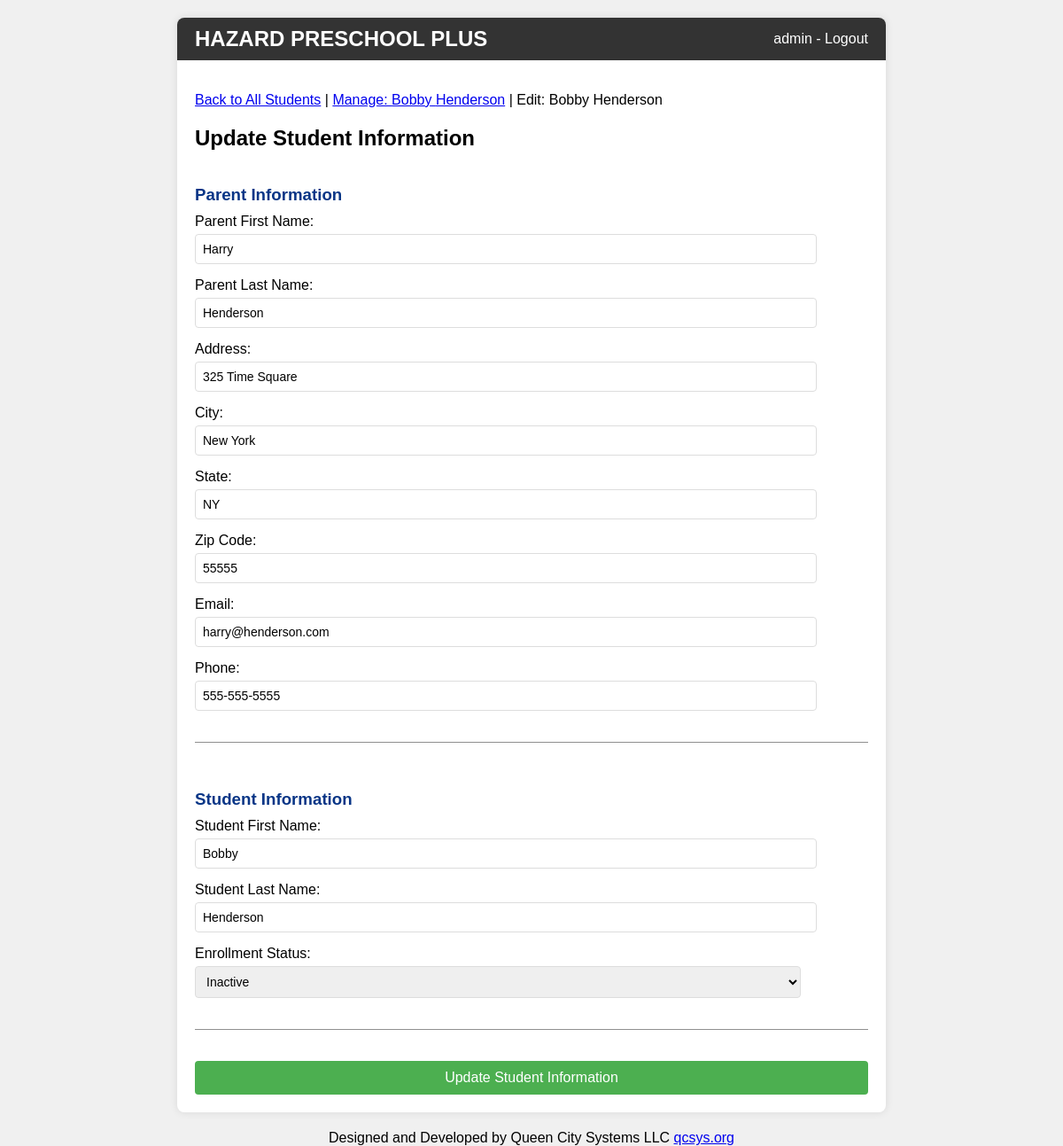
The app's page /edit_student/4 (signed in) with its own data.
### tables this page shows
CREATE TABLE users
                 (id INTEGER PRIMARY KEY AUTOINCREMENT,
                  username TEXT UNIQUE NOT NULL,
                  password TEXT NOT NULL);

CREATE TABLE Students (
    StudentID INTEGER PRIMARY KEY AUTOINCREMENT,
    ParentID INTEGER,
    FirstName VARCHAR(50) NOT NULL,
    LastName VARCHAR(50) NOT NULL, EnrollmentStatus VARCHAR(10) DEFAULT 'Active',
    FOREIGN KEY (ParentID) REFERENCES Parents(ParentID)
);

CREATE TABLE Parents (
    ParentID INTEGER PRIMARY KEY AUTOINCREMENT,
    FirstName VARCHAR(50) NOT NULL,
    LastName VARCHAR(50) NOT NULL,
    Address VARCHAR(100),
    City VARCHAR(50),
    State VARCHAR(50),
    ZipCode VARCHAR(10),
    Email VARCHAR(100),
    Phone VARCHAR(15)
);

### app.py (the view)
@app.route('/edit_student/<int:student_id>')
@login_required
def edit_student(user, student_id):
    db = get_db()
    student = db.execute('SELECT * FROM Students WHERE StudentID = ?', (student_id,)).fetchone()
    if student is None:
        flash('Student not found.', 'error')
        return redirect(url_for('index'))
    parent = db.execute('SELECT * FROM Parents WHERE ParentID = ?', (student['ParentID'],)).fetchone()
    db.close()
    context = {
            'parent': parent,
            'student': student
        }
    return render_template('edit_student.html', username=user['username'], **context)

### utils.py (called while the page is built)
def get_db():
    db = sqlite3.connect('prek_billing.db')
    db.row_factory = sqlite3.Row
    return db

def login_required(f):
    @wraps(f)
    def decorated_function(*args, **kwargs):
        if 'user_id' not in session:
            return redirect(url_for('login'))
        db = get_db()
        user = db.execute('SELECT username FROM users WHERE id = ?', (session['user_id'],)).fetchone()
        db.close()
        return f(user=user, *args, **kwargs)
    return decorated_function

### templates/edit_student.html (shortened to what this page needs)
{% extends "base.html" %}
{% block content %}
<p> <a href="{{ url_for('index') }}">Back to All Students</a> | <a href="{{ url_for('manage', student_id=student.StudentID) }}">Manage: {{ student.FirstName }} {{ student.LastName }}</a> | Edit: {{ student.FirstName }} {{ student.LastName }} </p>
            <h2>Update Student Information</h2>
            <form action="/update_student/{{ student.StudentID }}" method="POST">
                <div class="form-section">
                        <h3>Parent Information</h3>
                        <div class="form-group">
                            <label for="parent_first_name">Parent First Name:</label>
                            <input type="text" id="parent_first_name" name="parent_first_name" value="{{ parent.FirstName }}" required>
                        </div>
                    <div class="form-group">
                        <label for="parent_last_name">Parent Last Name:</label>
                        <input type="text" id="parent_last_name" name="parent_last_name" value="{{ parent.LastName }}" required>
                    </div>
                    <div class="form-group">
                        <label for="address">Address:</label>
                        <input type="text" id="address" name="address" value="{{ parent.Address }}">
                    </div>
                    <div class="form-group">
                        <label for="city">City:</label>
                        <input type="text" id="city" name="city" value="{{ parent.City }}">
                    </div>
                    <div class="form-group">
                        <label for="state">State:</label>
                        <input type="text" id="state" name="state" value="{{ parent.State }}">
                    </div>
                    <div class="form-group">
                        <label for="zipcode">Zip Code:</label>
                        <input type="text" id="zipcode" name="zipcode" value="{{ parent.zipcode}}">
                    </div>
                    <div class="form-group">
                        <label for="email">Email:</label>
                        <input type="email" id="email" name="email" value="{{ parent.Email }}">
                    </div>
                    <div class="form-group">
                        <label for="phone">Phone:</label>
                        <input type="tel" id="phone" name="phone" value="{{ parent.Phone }}">
                    </div>
                </div>
                <div class="form-section">
                    <h3>Student Information</h3>
                    <div class="form-group">
                        <label for="student_first_name">Student First Name:</label>
                        <input type="text" id="student_first_name" name="student_first_name" value="{{ student.FirstName }}" required>
                    </div>
                    <div class="form-group">
                        <label for="student_last_name">Student Last Name:</label>
                        <input type="text" id="student_last_name" name="student_last_name" value="{{ student.LastName }}" required>
                    </div>
                    <div class="form-group">
                        <label for="enrollment_status">Enrollment Status:</label>
                        <select id="enrollment_status" name="enrollment_status">
                            <option value="Inactive" {% if student.EnrollmentStatus == 'Inactive' %}selected{% endif %}>Inactive</option>
                        </select>
                    </div>
                </div>
                <input type="submit" value="Update Student Information">
            </form>
{% endblock %}

### templates/base.html (shortened to what this page needs)
<!DOCTYPE html>
<html lang="en">
<head>
    <link rel="stylesheet" href="{{ url_for('static', filename='css/light_styles.css') }}">
</head>
<body>
    <div class="container">
        <header>
            <h1>HAZARD PRESCHOOL PLUS</h1>
            {% if username %}
                <a href="{{ url_for('logout') }}" class="logout">{{ username }} - Logout</a>
            {% endif %}
        </header>
        <div class="content">
            {% block content %}{% endblock %}
        </div>
    </div>
    <footer style="text-align: center; margin-top: 20px;">
        Designed and Developed by Queen City Systems LLC <a href="https://qcsys.org" target="_blank">qcsys.org</a>
    </footer>
</body>
</html>

### static/css/light_styles.css (style rules this page uses)
body { font-family: Arial, sans-serif; margin: 0; padding: 0; background-color: #f0f0f0; }
.container { max-width: 800px; margin: 20px auto; background-color: #fff; border-radius: 8px; box-shadow: 0 0 10px rgba(0,0,0,0.1); overflow: hidden; }
header { background-color: #333; color: #fff; padding: 10px 20px; display: flex; justify-content: space-between; align-items: center; }
h1 { margin: 0; font-size: 24px; }
.logout { color: #fff; text-decoration: none; }
.content { padding: 20px; }
form { display: grid; gap: 15px; }
.form-section { margin-bottom: 20px; padding-bottom: 20px; border-bottom: 1px solid #8f8f8f; }
.form-section h3 { color: #083586; margin-bottom: 10px; }
label { display: block; margin-bottom: 5px; }
input[type="text"], input[type="email"], input[type="tel"], input[type="date"], select { width: 90%; padding: 8px; border: 1px solid #ddd; border-radius: 4px; font-size: 14px; }
input[type="submit"] { background-color: #4CAF50; color: white; padding: 10px 15px; border: none; border-radius: 4px; cursor: pointer; font-size: 16px; transition: background-color 0.3s; }
.form-group { margin-bottom: 15px; }

### records on screen
users: username "admin"
Students: FirstName "Bobby", LastName "Henderson", student_first_name "Bobby", student_last_name "Henderson", enrollment_status "Inactive"
Parents: parent_first_name "Harry", parent_last_name "Henderson", address "325 Time Square", city "New York", state "NY", zipcode "55555", email "harry@henderson.com", phone "555-555-5555"
